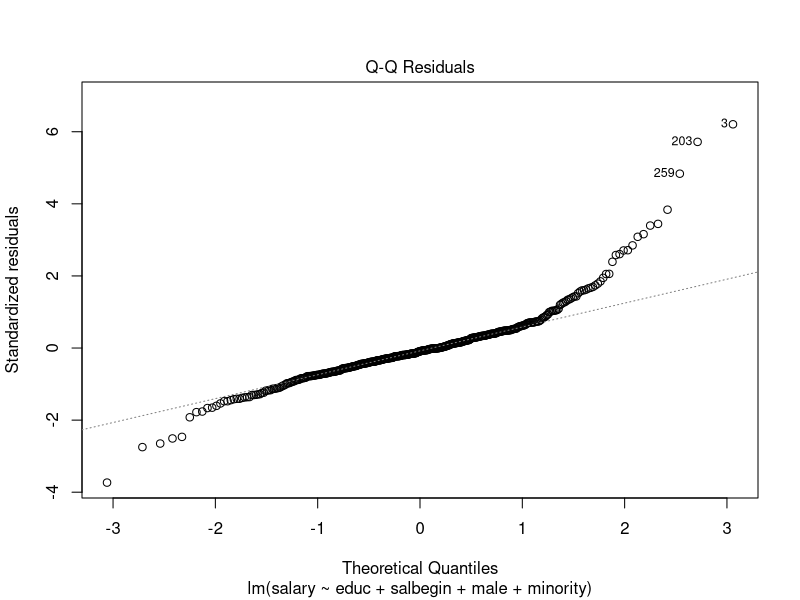
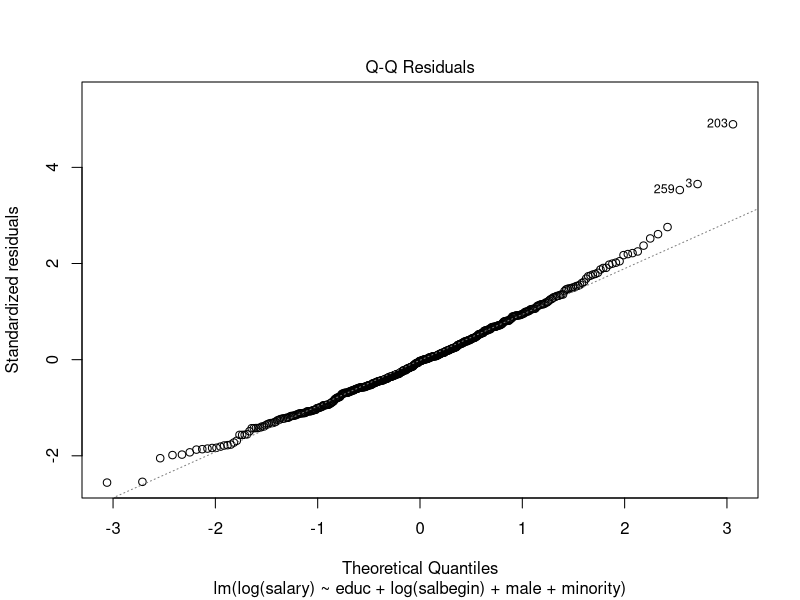

These figures' R source, in order:
## ---- chunk 1
knitr::opts_chunk$set(echo = TRUE)
## ---- chunk 2
library(readr)
data2 <- read_csv("data2.csv")
educ <- data2$educ; salbegin <- data2$salbegin; male <- data2$male; minority <- data2$minority; salary <- data2$salary
## ---- chunk 3
library(lmtest)
model = lm(salary ~ educ + salbegin + male + minority, data = data2)
model2 = lm(log(salary) ~ educ + log(salbegin) + male + minority, data = data2)
## ---- chunk 4
summary(model)
## ---- chunk 5
summary(model2)
## ---- chunk 6
plot(model, 2)
## ---- chunk 7
plot(model2, 2)
## ---- chunk 8
yhat1 <- -6.93228 + 0.99327*educ + 1.60816*salbegin + 1.83088*male - 1.72539*minority
yhat2 <- 0.849130 + 0.023578*log(salbegin) + 0.045474*male - -0.041856*minority
yhat1_sq <- yhat1^2; yhat1_cub <- yhat1^3
yhat2_sq <- yhat2^2; yhat2_cub <- yhat2^3
mod1_res <- lm(salary ~ educ + salbegin + male + minority + yhat1_sq + yhat1_cub)
mod2_res <- lm(log(salary) ~ educ + log(salbegin) + male + minority + yhat2_sq + yhat2_cub)
## ---- chunk 9
waldtest(mod1_res, terms=c("yhat1_sq","yhat1_cub"))
## ---- chunk 10
library(lmtest)
waldtest(mod2_res, terms=c("yhat2_sq","yhat2_cub"))
## ---- chunk 11
resettest(model); resettest(model2)
## ---- chunk 12
model_ed <- lm(salary~educ+salbegin+male+minority+I(educ^2))
summary(model_ed)
## ---- chunk 13
model_ed2 <- lm(log(salary)~educ+log(salbegin)+male+minority+I(educ^2))
summary(model_ed2)
## ---- chunk 14
resettest(model_ed); resettest(model_ed2)
